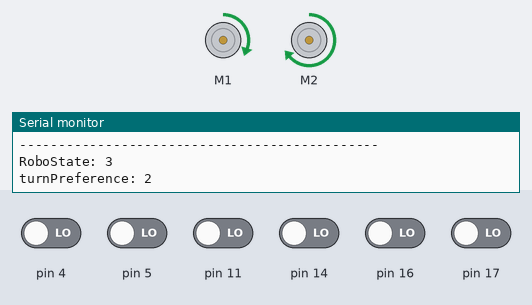
This sketch was run on a simulated Arduino Uno, built with avr-gcc and run on an emulated ATmega328P. Parts: 2 × DC motor (green arrow = forward, orange = backward, longer = faster), the last lines printed to the serial monitor. Inputs (shaded band) come from the test bench; at power-on: pin 4, pin 5, pin 11, pin 14, pin 16, pin 17 LOW.

Above: at 1.2 s.
1.3 s: pin 4 driven HIGH
At 2.4 s:
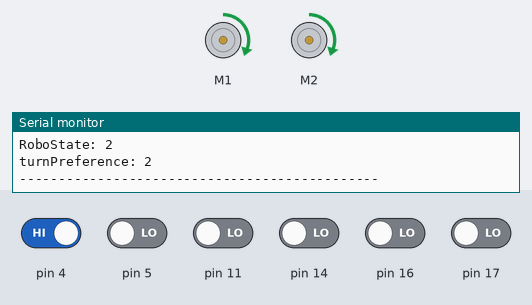
2.9 s: pin 4 driven LOW
At 3.6 s:
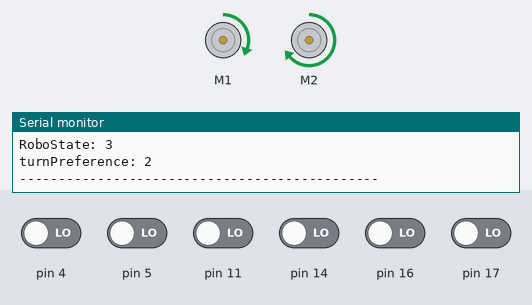
4.5 s: pin 5 driven HIGH
At 6.1 s:
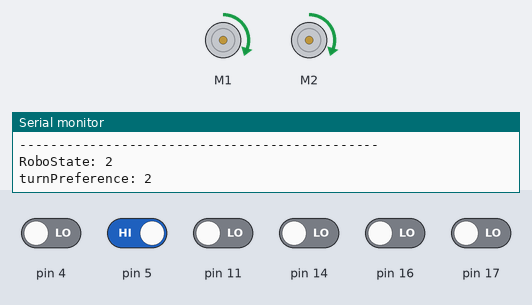
Timing chart, 0 to 7.6 s (numbered marks = the images above; inputs shaded):
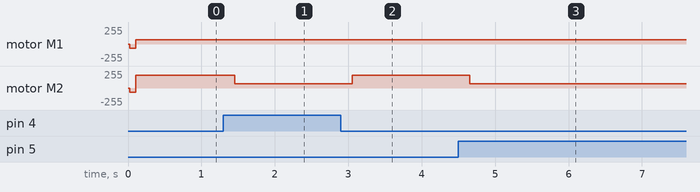

Measured:
- after the input at 1.3 s, motor M2: forward 191/255 → forward 63/255 after 0.15 s
- after the input at 2.9 s, motor M2: forward 63/255 → forward 191/255 after 0.15 s
- after the input at 4.5 s, motor M2: forward 191/255 → forward 63/255 after 0.15 s

The sketch:

ZumoLineFollowV3.ino
```cpp
#pragma region Includes
#include <Wire.h>
#include <ZumoShield.h>
#pragma endregion Includes

#define NUM_SENSORS 6
#define LINE_THRESHOLD 1100
#define MAX_SPEED 400
#define MAX_REFLECTANCE 6000

ZumoReflectanceSensorArray reflectanceSensors;
ZumoMotors zMotors;
ZumoBuzzer zBuzzer;
unsigned int sensor_values[NUM_SENSORS];
unsigned int leftValue, rightValue;

enum state {
    unknown,
    onLine,
    prepareToTurn,
    turn,
    inVoid

};
state roboState;

enum direction {
    none,
    left,
    right,
    foward,
    back
};
direction turnPreference;


void setup() {
  Serial.begin(9600);
  reflectanceSensors.init();

}

void loop() {

  reflectanceSensors.read(sensor_values);
  updateState(checkState());
  turnPreference = checkTurnPreference();
  printDebug();

  switch (roboState)
  {
    case onLine:
        followLine();
        break;

    case prepareToTurn:
        DriveFoward(100);
        break;

    case turn:
        turnBot();
        break;

    case inVoid:
        escapeVoid();
        break;

    case unknown:
        zMotors.setSpeeds(-100, -100);
        break;
  }

}

void updateState(state newState)
{
    roboState = newState;
}

state checkState()
{
    state tempState = unknown;

    int totalReflectance = 0;

    for(int i = 0; i < NUM_SENSORS; i++) //If any sensor picks up the line, robot is assumed to be on line
    {
        totalReflectance += sensor_values[i];

        if(sensor_values[i] > LINE_THRESHOLD)
        {
            tempState = onLine;
        }
    }
    if(totalReflectance > (MAX_REFLECTANCE*2) - 1)
    {
        tempState = inVoid;
    }

    //Preparing to turn as long the the bost is still able to follow the line
    if(turnPreference != none && tempState == onLine)
    {
        tempState = prepareToTurn;
    }

    //Once the robot can no longer follow the line, start turning
    else if(turnPreference != none && tempState != onLine)
    {
        tempState = turn;
    }

    //Serial.println(tempState);
    return tempState;
}

direction checkTurnPreference()
{
    direction tempPreference = turnPreference;

    //only update turn preference if a turn preference does not already exist, and the robot is not in the void
    if(roboState != inVoid && tempPreference == none)
    {
        //If the far left sensor is off the line, and the far right sensor is on the line
        if(sensor_values[0] < LINE_THRESHOLD && sensor_values [NUM_SENSORS] > LINE_THRESHOLD)
        {
            tempPreference = right;
        }

        //If the far right sensor is off the line, and the far left sensor is on the line
        if (sensor_values[NUM_SENSORS] < LINE_THRESHOLD && sensor_values [0] > LINE_THRESHOLD)
        {
            tempPreference = left;
        }
    }

    //Serial.println(turnPreference);
    return tempPreference;
}

void followLine()
{
    leftValue = 0;
    rightValue = 0;
    turnPreference = none;

    //Check if the number of sensors is even or odd for the sake of robustness
    if(NUM_SENSORS % 2 == 0)
    {
        for(int i = 0; i < NUM_SENSORS/2; i++)
        {
            leftValue += sensor_values[i];
            rightValue += sensor_values[i+NUM_SENSORS/2];
        }
        leftValue /= (MAX_REFLECTANCE / MAX_SPEED);
        rightValue /= (MAX_REFLECTANCE / MAX_SPEED);

        zMotors.setSpeeds(MAX_SPEED - leftValue, MAX_SPEED - rightValue);

        // Serial.print(leftValue);
        // Serial.print(" | ");
        // Serial.println(rightValue);
    }
    else
    {
        /* self destruct code */
    }
}

void DriveFoward(int speed)
{
    zMotors.setSpeeds(speed, speed);
}

void turnBot()
{
    switch (turnPreference)
    {
        case left:
            zMotors.setSpeeds(300, 100);
            break;

        case right:
            zMotors.setSpeeds(100, 300);
            break;

        default:
            zMotors.setSpeeds(0, 0);
            break;
    }
}

void printDebug()
{
    Serial.print("RoboState: ");
    Serial.println(roboState);

    Serial.print("turnPreference: ");
    Serial.println(turnPreference);

    Serial.println("----------------------------------------------");
}

void escapeVoid()
{
    zMotors.setSpeeds(100, 100);
}
```
